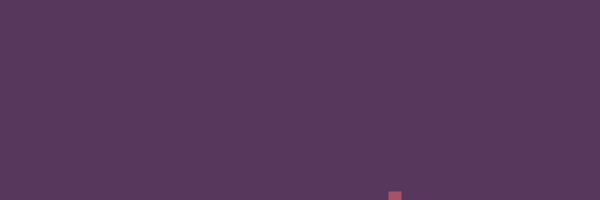
Frame 1 (no input)
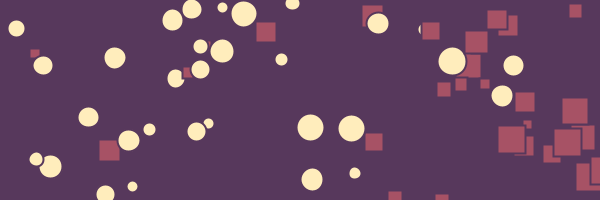
Frame 60 (the mouse pressed at the canvas centre just before this capture)
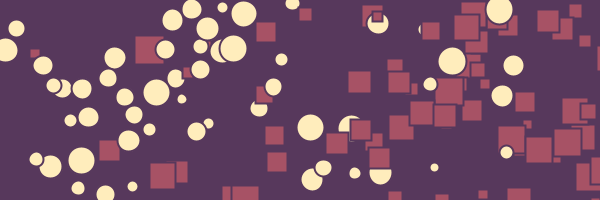
Frame 120 (the mouse held since frame 60 and released just before this capture)

The Processing sketch that drew these frames (run headless with seeded random() and noise(); from frame 60 on, the mouse is pressed at the canvas centre):

// Processing sketch: processing_156539
// ── processing_156539.pde

void setup ()
{
  size (600, 200);
  smooth();
  background (#57385c);
}
 
void draw ()
{
  float rVal_01 = random (width);
  float rVal_02 = random (width);
  
  float x = rVal_01;
  
  float y = random (height);
  float s = random (10, 30);
   
  stroke(#57385c);
  strokeWeight (2);

   
  if (rVal_01 < rVal_02)
  {
    fill (#ffedbc);
    ellipse (x, y, s, s);
  }
  else
  {
    fill (#A75265);
    rect (x, y, s, s);
  }
}
